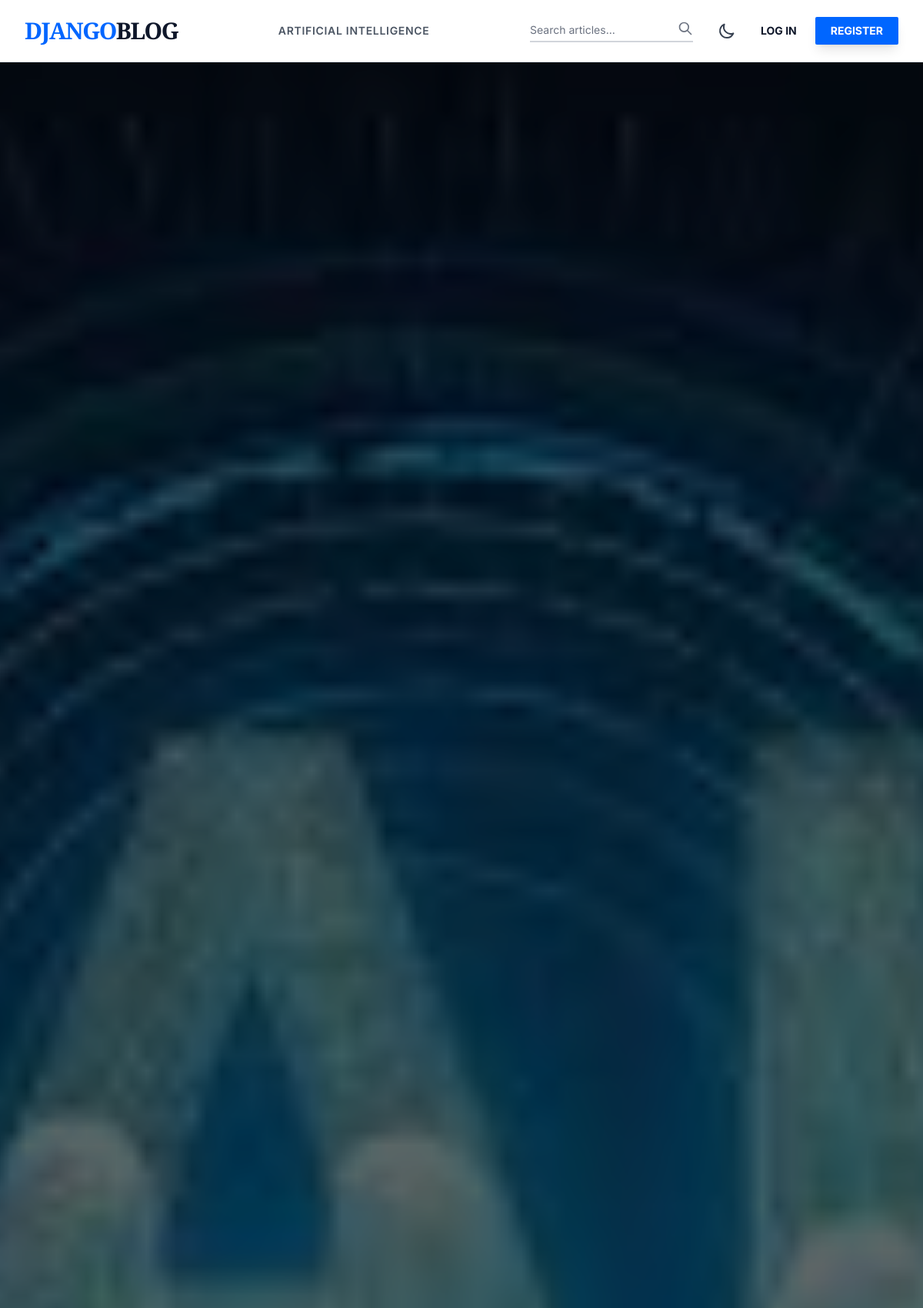
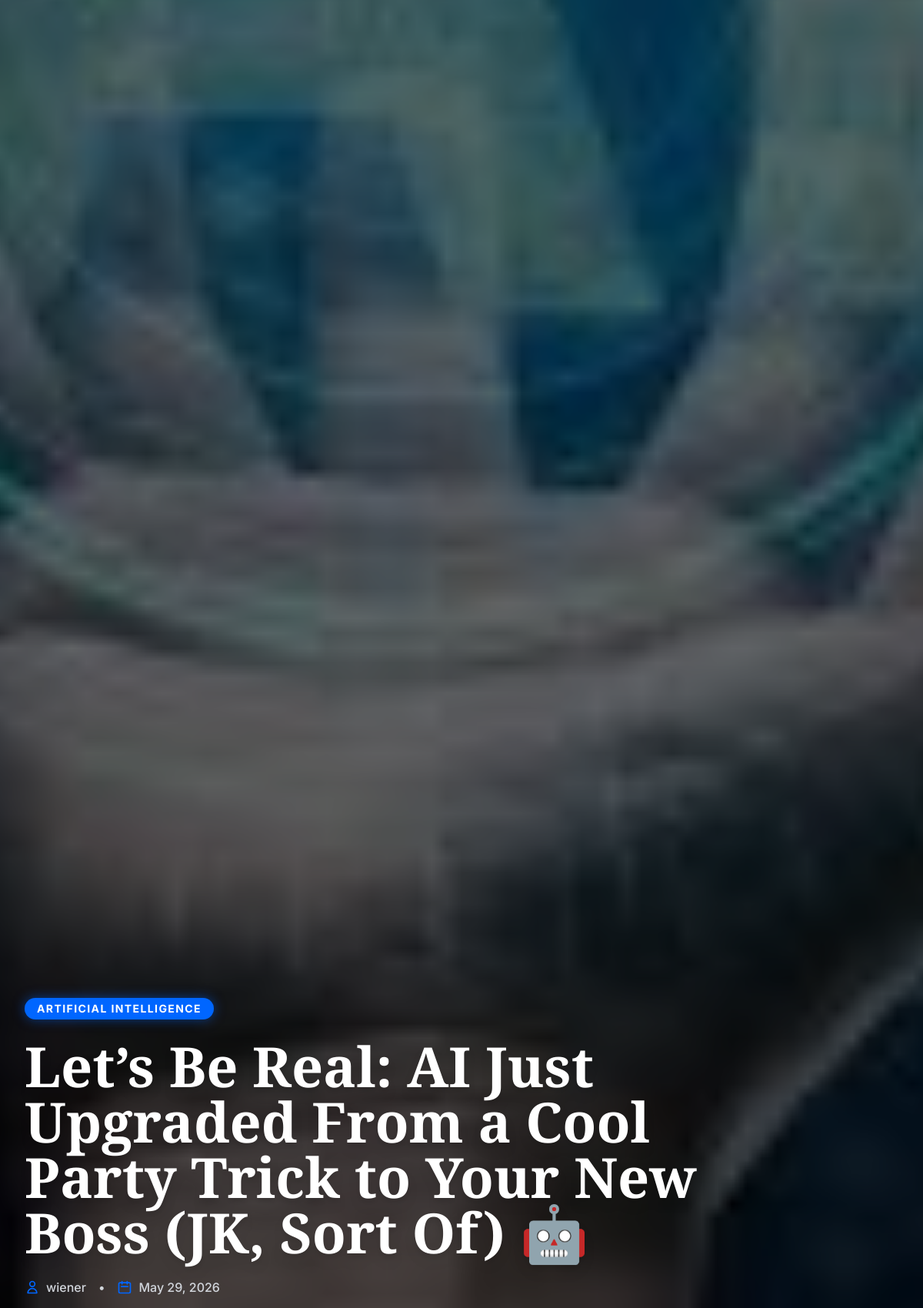
Page /blogs/lets-be-real-ai-just-upgraded-from-a-cool-party-trick-to-your-new-boss-jk-sort-of-3/ (upper part) on the committed database (2 pictures, top to bottom).
### blogs/models.py (models this page shows, shortened)
class Category(models.Model):
    category_name = models.CharField(max_length=50, unique=True)
    created_at = models.DateTimeField(auto_now_add=True)
    updated_at = models.DateTimeField(auto_now=True)
    class Meta:
        verbose_name_plural = 'categories'
    def __str__(self):
        return self.category_name

class Blog(models.Model):
    title = models.CharField(max_length=100)
    slug = models.SlugField(max_length=150, unique=True, blank=True)
    category = models.ForeignKey(Category, on_delete=models.CASCADE)
    author = models.ForeignKey(User, on_delete=models.CASCADE)
    featured_image = models.ImageField(upload_to='uploads/%Y/%m/%d')
    short_description = models.TextField(max_length=500)
    blog_body = models.TextField(max_length=2000)
    status = models.CharField(max_length=20, choices=STATUS_CHOICES, default="Draft")
    is_featured = models.BooleanField(default=False)
    created_at = models.DateTimeField(auto_now_add=True)
    updated_at = models.DateTimeField(auto_now=True)

### blogs/views.py (the view, shortened to what this page needs)
# urls.py: path('blogs/<slug:slug>/', BlogsView.blogs, name='blogs'),
def blogs(request, slug):
    single_blog = get_object_or_404(Blog, slug=slug, status='Published')
    comments = Comment.objects.filter(blog=single_blog)
    comment_count = comments.count()
    context = {
        'single_blog': single_blog,
        'comments': comments,
        'comment_count': comment_count,
    }
    return render(request, 'blogs.html', context)

### blogs/context_processors.py (called while the page is built)
def get_categories(request):
    categories = Category.objects.all()
    return dict(categories=categories)

def developer_info(request):
    return {
        'developer_name': 'Ananthakrishnan M Zen',
        'platform_version': '1.0-Prod'
    }

### blogs/models.py (called while the page is built)
    def __str__(self):
        return self.comment

### templates/blogs.html (shortened to what this page needs)
{% extends 'base.html' %}
{% block content %}
<article class="w-full bg-lightBg dark:bg-darkBg relative" x-data="{
    readingProgress: 0,
    init() {
        window.addEventListener('scroll', () => {
            const docHeight = document.documentElement.scrollHeight - document.documentElement.clientHeight;
            this.readingProgress = (window.scrollY / docHeight) * 100;
        });
    }
}">
    <header class="relative w-full h-[60vh] lg:h-[70vh] min-h-[500px] overflow-hidden group">
        <div class="absolute inset-0 bg-black/60 z-10"></div>
        {% if single_blog.featured_image %}
        <img src="{{ single_blog.featured_image.url }}" alt="{{ single_blog.title }}" class="absolute inset-0 w-full h-full object-cover transform scale-105 group-hover:scale-110 transition-transform duration-[10s] ease-out">
        {% else %}
        <div class="absolute inset-0 bg-gradient-to-br from-blue-900 to-black w-full h-full"></div>
        {% endif %}
        <div class="absolute inset-0 z-20 flex flex-col justify-end pb-16 lg:pb-24">
            <div class="max-w-7xl mx-auto px-4 sm:px-6 lg:px-8 w-full animate__animated animate__fadeInUp">
                <a href="#!" class="inline-block px-4 py-1 mb-6 text-sm font-bold tracking-widest text-white bg-primary rounded-full uppercase hover:bg-blue-600 transition-colors shadow-[0_0_15px_rgba(0,102,255,0.5)]">{{ single_blog.category }}</a>
                <h1 class="text-4xl md:text-5xl lg:text-7xl font-serif font-black text-white leading-[1.1] mb-6 drop-shadow-lg max-w-4xl">{{ single_blog.title }}</h1>
                <div class="flex items-center text-gray-300 text-sm md:text-base font-medium space-x-4">
                    <span class="flex items-center">
                        <svg class="w-5 h-5 mr-2 text-primary" fill="none" stroke="currentColor" viewBox="0 0 24 24"><path stroke-linecap="round" stroke-linejoin="round" stroke-width="2" d="M16 7a4 4 0 11-8 0 4 4 0 018 0zM12 14a7 7 0 00-7 7h14a7 7 0 00-7-7z"></path></svg>
                        {{ single_blog.author }}
                    </span>
                    <span>•</span>
                    <span class="flex items-center">
                        <svg class="w-5 h-5 mr-2 text-primary" fill="none" stroke="currentColor" viewBox="0 0 24 24"><path stroke-linecap="round" stroke-linejoin="round" stroke-width="2" d="M8 7V3m8 4V3m-9 8h10M5 21h14a2 2 0 002-2V7a2 2 0 00-2-2H5a2 2 0 00-2 2v12a2 2 0 002 2z"></path></svg>
                        {{ single_blog.created_at | date:"F d, Y" }}
                    </span>
                </div>
            </div>
        </div>
    </header>
</article>
{% endblock %}

### templates/base.html (shortened to what this page needs)
{% load static %}
<!DOCTYPE html>
<html lang="en" class="light" x-data="{ darkMode: localStorage.getItem('theme') === 'dark' }" x-init="$watch('darkMode', val => localStorage.setItem('theme', val ? 'dark' : 'light'))" :class="{ 'dark': darkMode }">
<head>
    <script src="https://cdn.tailwindcss.com"></script>
    <link rel="stylesheet" href="https://cdnjs.cloudflare.com/ajax/libs/animate.css/4.1.1/animate.min.css"/>
</head>
<body class="bg-lightBg text-lightText dark:bg-darkBg dark:text-darkText font-sans min-h-screen flex flex-col antialiased selection:bg-primary selection:text-white dark:selection:bg-darkAccent">
    <header class="sticky top-0 z-50 glass border-b border-lightBorder dark:border-darkBorder shadow-sm" x-data="{ mobileMenuOpen: false }">
        <div class="max-w-7xl mx-auto px-4 sm:px-6 lg:px-8">
            <div class="flex justify-between items-center h-20">
                <div class="flex-shrink-0 flex items-center animate__animated animate__fadeInLeft">
                    <a href="{% url 'home' %}" class="text-3xl font-serif font-black tracking-tighter text-primary dark:text-darkAccent hover:scale-105 transition-transform duration-300">
                        DJANGO<span class="text-lightText dark:text-darkText">BLOG</span>
                    </a>
                </div>
                <nav class="hidden md:flex space-x-8 animate__animated animate__fadeInDown">
                    {% for cat in categories %}
                    <a href="{% url 'posts_by_category' cat.id %}" class="text-sm font-semibold uppercase tracking-wider text-gray-600 hover:text-primary dark:text-gray-400 dark:hover:text-darkAccent transition-colors duration-200">
                        {{ cat.category_name }}
                    </a>
                    {% endfor %}
                </nav>
                <div class="hidden md:flex items-center space-x-6 animate__animated animate__fadeInRight">
                    <form action="{% url 'search' %}" method="GET" class="relative group" x-data="{ focused: false }">
                        <div class="flex items-center border-b-2 transition-colors duration-300" :class="focused ? 'border-primary dark:border-darkAccent' : 'border-gray-300 dark:border-gray-700'">
                            <input type="text" name="keyword" value="{{ keyword }}" placeholder="Search articles..."
                                class="bg-transparent border-none focus:ring-0 focus:outline-none w-48 transition-all duration-300 focus:w-64 py-1 text-sm placeholder-gray-500 dark:placeholder-gray-400"
                                @focus="focused = true" @blur="focused = false">
                            <button type="submit" class="text-gray-500 hover:text-primary dark:hover:text-darkAccent transition-colors pb-1">
                                <svg class="w-5 h-5" fill="none" stroke="currentColor" viewBox="0 0 24 24"><path stroke-linecap="round" stroke-linejoin="round" stroke-width="2" d="M21 21l-6-6m2-5a7 7 0 11-14 0 7 7 0 0114 0z"></path></svg>
                            </button>
                        </div>
                    </form>
                    <button @click="darkMode = !darkMode" class="p-2 rounded-full hover:bg-gray-100 dark:hover:bg-gray-800 transition-colors focus:outline-none">
                        <svg x-show="!darkMode" class="w-6 h-6 text-gray-700" fill="none" stroke="currentColor" viewBox="0 0 24 24"><path stroke-linecap="round" stroke-linejoin="round" stroke-width="2" d="M20.354 15.354A9 9 0 018.646 3.646 9.003 9.003 0 0012 21a9.003 9.003 0 008.354-5.646z"></path></svg>
                    </button>
                    {% if not user.is_authenticated %}
                        <a href="{% url 'login' %}" class="text-sm font-bold text-lightText dark:text-darkText hover:text-primary dark:hover:text-darkAccent transition-colors">LOG IN</a>
                        <a href="{% url 'register' %}" class="px-5 py-2 bg-primary hover:bg-blue-700 text-white text-sm font-bold rounded-sm shadow-lg hover:shadow-primary/50 transition-all duration-300 transform hover:-translate-y-0.5">REGISTER</a>
                    {% else %}
                        <a href="{% url 'dashboard' %}" class="text-sm font-bold text-lightText dark:text-darkText hover:text-primary dark:hover:text-darkAccent transition-colors">DASHBOARD</a>
                        <a href="{% url 'logout' %}" class="text-sm font-bold text-red-500 hover:text-red-600 transition-colors">LOG OUT</a>
                    {% endif %}
                </div>
            </div>
        </div>
    </header>
    <main class="flex-grow w-full">
        {% block content %}
        {% endblock %}
    </main>
</body>
</html>

### templates/base.html (style rules this page uses)
.glass { background: rgba(255, 255, 255, 0.95); backdrop-filter: blur(10px); }
body { transition: background-color 0.3s ease, color 0.3s ease; }

### rows in the picture
Category: category_name "ARTIFICIAL INTELLIGENCE"
Blog: featured_image (picture), category "ARTIFICIAL INTELLIGENCE", title "Let’s Be Real: AI Just Upgraded From a Cool Party Trick to Your New Boss (JK, Sort Of) 🤖", author "wiener", created_at "May 29, 2026"
